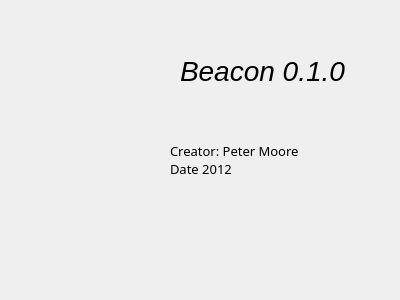
<?xml version="1.0" encoding="UTF-8"?>
<ui version="4.0">
 <class>About</class>
 <widget class="QDialog" name="About">
  <property name="windowModality">
   <enum>Qt::WindowModal</enum>
  </property>
  <property name="geometry">
   <rect>
    <x>0</x>
    <y>0</y>
    <width>400</width>
    <height>300</height>
   </rect>
  </property>
  <property name="font">
   <font>
    <family>Monaco</family>
    <pointsize>20</pointsize>
   </font>
  </property>
  <property name="windowTitle">
   <string>About Beacon</string>
  </property>
  <property name="toolTip">
   <string>king·fish·er/ˈkiNGˌfiSHər/
Noun:	
An often brightly colored bird (family Alcedinidae) with a long sharp beak, typically diving for fish from a perch. Many of the tropical...</string>
  </property>
  <property name="modal">
   <bool>true</bool>
  </property>
  <widget class="QLabel" name="logo">
   <property name="geometry">
    <rect>
     <x>30</x>
     <y>30</y>
     <width>121</width>
     <height>221</height>
    </rect>
   </property>
   <property name="toolTip">
    <string>king·fish·er/ˈkiNGˌfiSHər/
Noun:	
An often brightly colored bird (family Alcedinidae) with a long sharp beak, typically diving for fish from a perch. Many of the tropical...</string>
   </property>
   <property name="autoFillBackground">
    <bool>true</bool>
   </property>
   <property name="text">
    <string/>
   </property>
   <property name="textFormat">
    <enum>Qt::PlainText</enum>
   </property>
   <property name="pixmap">
    <pixmap resource="beacon.qrc">:/images/images/FinalLogo.png</pixmap>
   </property>
  </widget>
  <widget class="QLabel" name="about_text">
   <property name="geometry">
    <rect>
     <x>180</x>
     <y>40</y>
     <width>201</width>
     <height>61</height>
    </rect>
   </property>
   <property name="font">
    <font>
     <family>Arial</family>
     <pointsize>21</pointsize>
     <weight>50</weight>
     <italic>true</italic>
     <bold>false</bold>
    </font>
   </property>
   <property name="text">
    <string>Beacon 0.1.0</string>
   </property>
  </widget>
  <widget class="QLabel" name="label">
   <property name="geometry">
    <rect>
     <x>170</x>
     <y>130</y>
     <width>171</width>
     <height>61</height>
    </rect>
   </property>
   <property name="font">
    <font>
     <pointsize>10</pointsize>
    </font>
   </property>
   <property name="text">
    <string>Creator: Peter Moore &lt;br&gt; Date 2012</string>
   </property>
   <property name="wordWrap">
    <bool>true</bool>
   </property>
  </widget>
 </widget>
 <resources>
  <include location="beacon.qrc"/>
 </resources>
 <connections/>
</ui>
